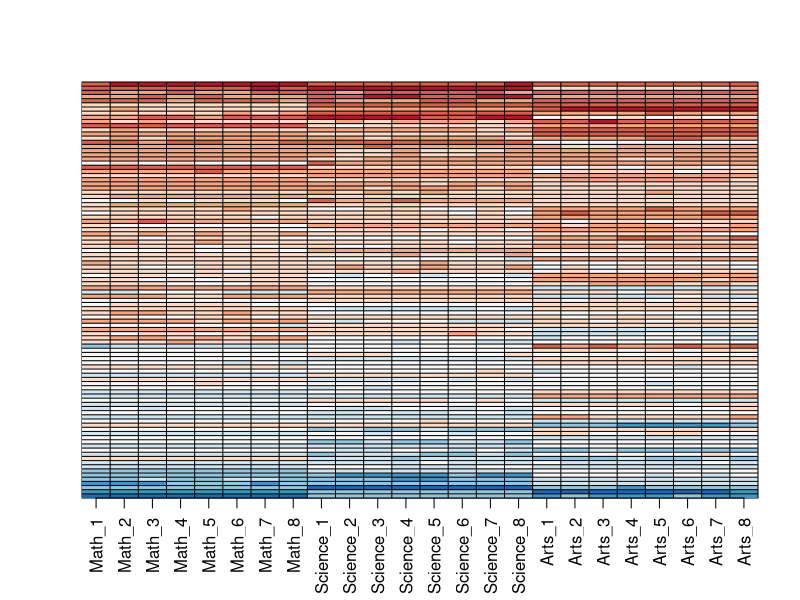
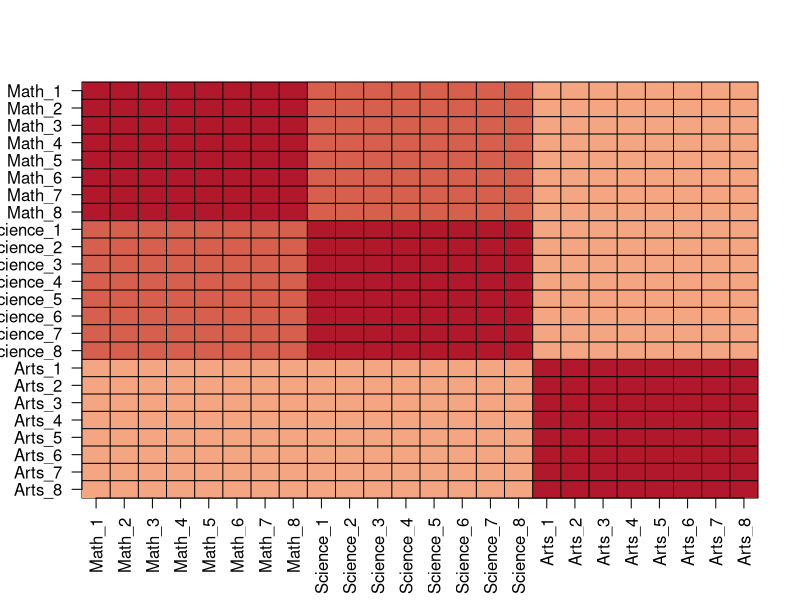
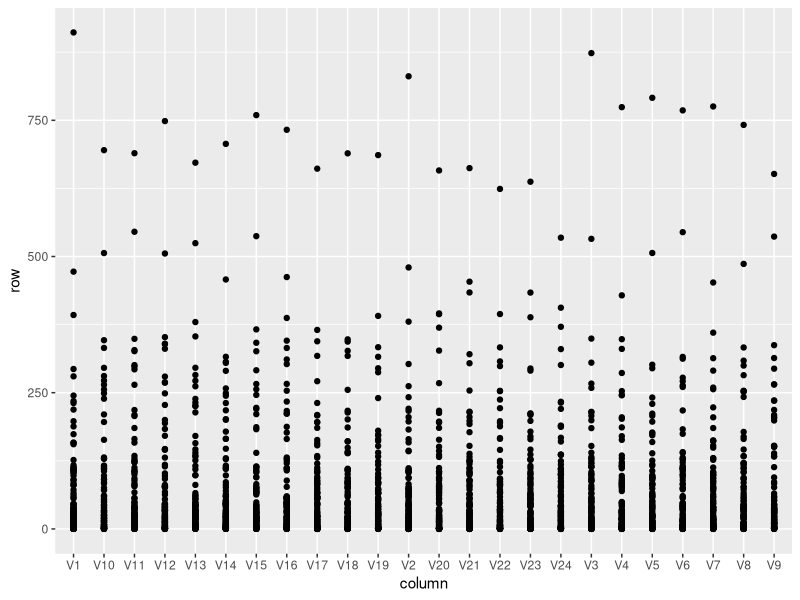
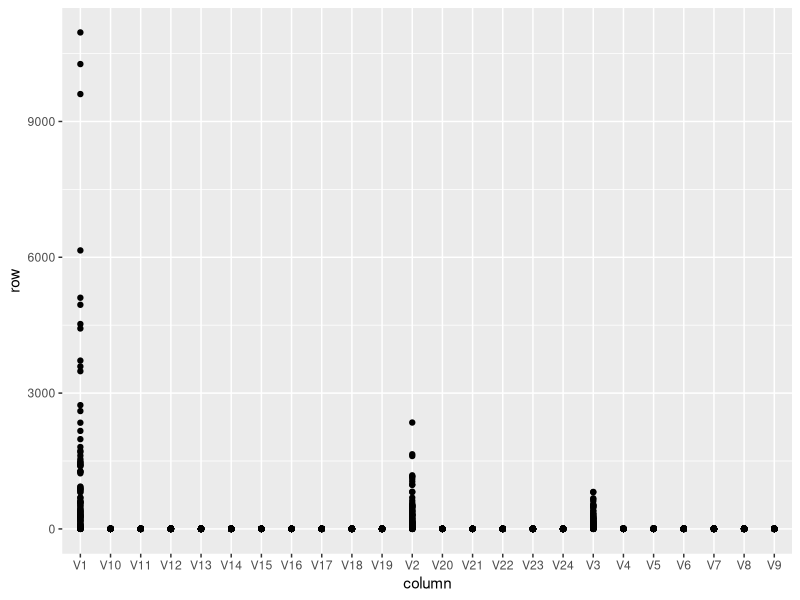
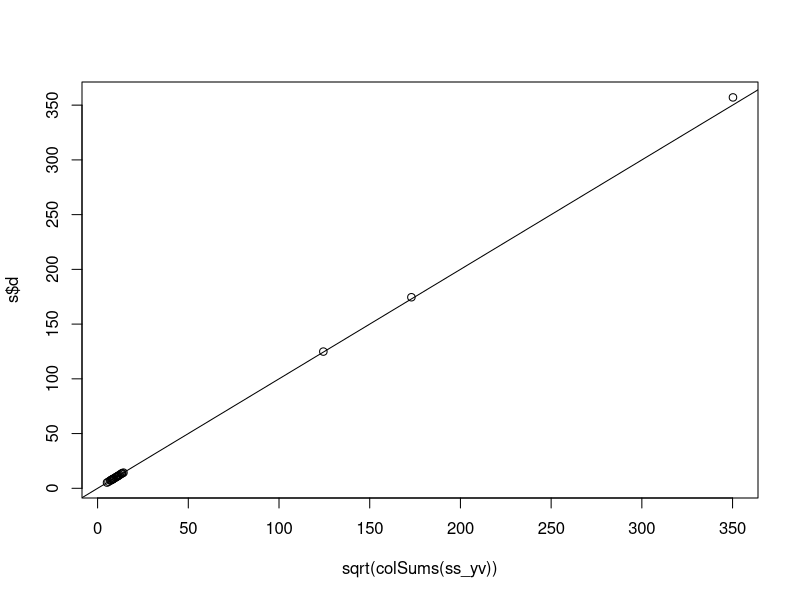
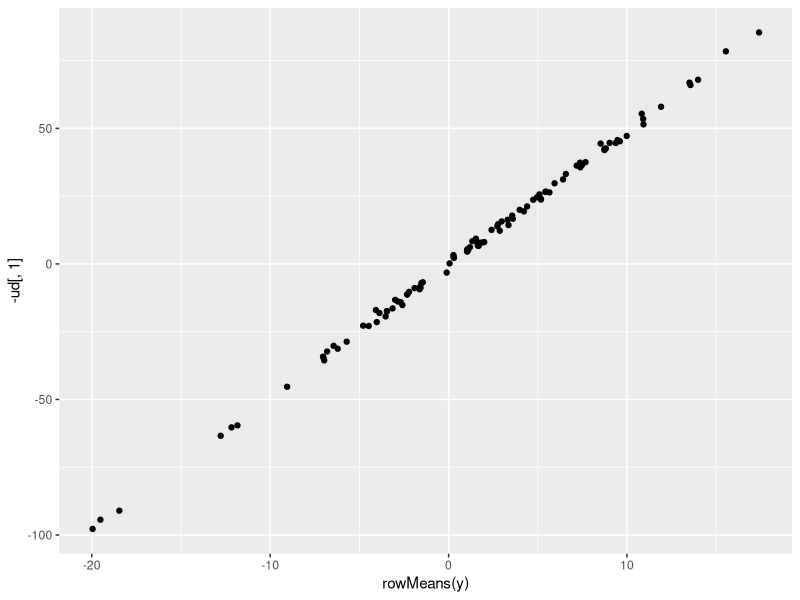
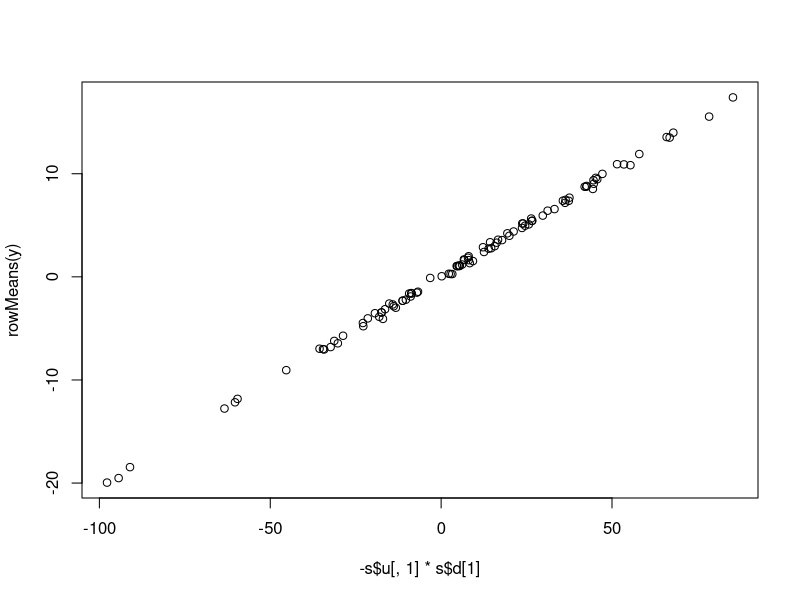
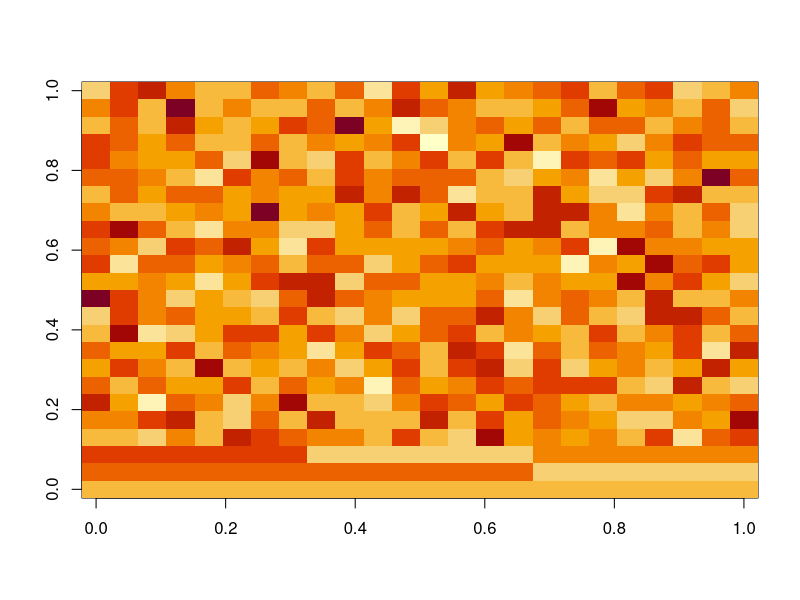

Source code (R) for these figures, in order:
##Comprehension Check: Matrix Factorization

rm(list=ls())
#Simulating the data

set.seed(1987)
n <- 100
k <- 8
Sigma <- 64  * matrix(c(1, .75, .5, .75, 1, .5, .5, .5, 1), 3, 3) 
m <- MASS::mvrnorm(n, mu=rep(0, 3), Sigma) #we use the mvrnorm function produce samples of grades using a multivariate normal distribution
m <- m[order(rowMeans(m), decreasing = TRUE),] #we take the means of each row (average score of each student) and order them in descending order

set.seed(1987)
y <- m %x% matrix(rep(1, k), nrow = 1) + matrix(rnorm(matrix(n*k*3)), n, k*3) 
colnames(y) <- c(paste(rep("Math",k), 1:k, sep="_"),
                 paste(rep("Science",k), 1:k, sep="_"),
                 paste(rep("Arts",k), 1:k, sep="_"))

#--------------------Q1-----------------------
#You can visualize the 24 test scores for the 100 students by plotting an image.

my_image <- function(x, zlim = range(x), ...){
  colors = rev(RColorBrewer::brewer.pal(9, "RdBu"))
  cols <- 1:ncol(x)
  rows <- 1:nrow(x)
  image(cols, rows, t(x[rev(rows),,drop=FALSE]), xaxt = "n", yaxt = "n",
        xlab="", ylab="",  col = colors, zlim = zlim, ...)
  abline(h=rows + 0.5, v = cols + 0.5)
  axis(side = 1, cols, colnames(x), las = 2)
}

my_image(y)

#The students that test well are at the top of the image and there seem to be three groupings by subject.

#--------------------Q2-----------------------
my_image(cor(y), zlim = c(-1,1))
range(cor(y))
axis(side = 2, 1:ncol(y), rev(colnames(y)), las = 2)
  
#--------------------Q3-----------------------
s <- svd(y)
s

dim(y)
##These are the tree matrixes we got from the decomposition

dim(s$u) #this is an orthogonal matrix
dim(diag(s$d)) #this is a diagonal matrix. All the values are non-negative and in descending order
dim(t(s$v)) #this is an orthogonal matrix

#Orthogonality
t(s$u) %*% s$u #this equals the identity matrix

t(s$v) %*% s$v

#You can check that the SVD works by typing:
y_svd <- s$u %*% diag(s$d) %*% t(s$v)
max(abs(y - y_svd)) 

#Compute the sum of squares of the columns of Y and store them in ss_y. Then compute the sum of squares of columns of the 
#transformed YV and store them in ss_yv. Confirm that sum(ss_y) is equal to sum(ss_yv).

#https://www.youtube.com/watch?v=P5mlg91as1c watch this video for an introduction to svd

#What is the value of sum(ss_y) (and also the value of sum(ss_yv))?

##Sum of squares of Y

ss_y <- sapply(1:ncol(y), function(i){
  means <- colMeans(y)
  y <- cbind(y[,i] - means[i])
  print(y^2)
})

colSums(ss_y)

sum(ss_y)

##Sum of squares of YV

yv <- y %*% s$v

ss_yv <- sapply(1:ncol(yv), function(i){
  means <- colMeans(yv)
  yv <- cbind(yv[,i] - means[i])
  print(yv^2)
})

sum(ss_yv)

#--------------------Q4-----------------------
#We see that the total sum of squares is preserved. This is because  𝑉  is orthogonal. Now to start
#understanding how  𝑌𝑉  is useful, plot ss_y against the column number and then do the same for ss_yv.
library(tidyverse)
as.data.frame(ss_y) %>% gather(column, row) %>% 
  ggplot(aes(x=column,y=row)) +
  geom_point()

as.data.frame(ss_yv) %>% gather(column, row) %>% 
  ggplot(aes(x=column,y=row)) +
  geom_point()

#--------------------Q5-----------------------

ud <- s$u %*% diag(s$d)

ss_ud <- sapply(1:ncol(ud), function(i){
  means <- colMeans(ud)
  ud <- cbind(ud[,i] - means[i])
  print(ud^2)
})

colSums(ss_ud) #we know that the sum of squares of the columns of UD are the diagonal entries of D squared
diag(s$d)^2

#What else is equal to YV?
plot(sqrt(colSums(ss_yv)), s$d)
abline(0,1)

#--------------------Q6-----------------------
#So from the above we know that the sum of squares of the columns of Y (the total sum of squares) adds up 
#to the sum of s$d^2 and that the transformation YV gives us columns with sums of squares equal to s$d^2. 
#Now compute the percent of the total variability that is explained by just the first three columns of YV.

sum(ss_yv)
sum(ss_y)
#The two above should be equal to the one below

sum(s$d^2)

yv

#--------------------Q7-----------------------
#Use the sweep function to compute UD without constructing diag(s$d) or using matrix multiplication.

identical(s$u %*% diag(s$d), sweep(s$u, 2, s$d, FUN = "*"))

#--------------------Q8-----------------------
#Compute the average score for each student, plot it against U1 d1,1 and describe what you find.

rowMeans(y) #this is the average score of each student
ud[,1] #is almost identical to the average score for each student except for the sign.

qplot(x=rowMeans(y),y=-ud[,1]) #
plot(-s$u[,1]*s$d[1], rowMeans(y))

#--------------------Q9-----------------------

y %*% s$v[,1]
image(s$v)
my_image(s$v) #The first column is very close to being a constant, which implies that the first column of YV 
#is the sum of the rows of Y multiplied by some constant, and is thus proportional to an average.

##Comprehension Check: Clustering

#--------------------Q1-----------------------
#Load the tissue_gene_expression dataset. Remove the row means and compute the distance between
#each observation. Store the result in d.

library(dslabs)
data("tissue_gene_expression")
d <- dist(tissue_gene_expression$x - rowMeans(tissue_gene_expression$x))

#--------------------Q2-----------------------

#Make a hierarchical clustering plot and add the tissue types as labels.

h <- hclust(d)
plot(h)

#--------------------Q3-----------------------
#Run a k-means clustering on the data with K=7. Make a table comparing the identified clusters 
#to the actual tissue types. Run the algorithm several times to see how the answer changes.

k <- kmeans(tissue_gene_expression$x, centers = 7)
groups <- k$cluster
table(groups, tissue_gene_expression$y)


#--------------------Q4-----------------------
#Select the 50 most variable genes. Make sure the observations show up in the columns, that the predictor are 
#centered, and add a color bar to show the different tissue types. Hint: use the ColSideColors argument to 
#assign colors. Also, use col = RColorBrewer::brewer.pal(11, "RdBu") for a better use of colors.

library(RColorBrewer)
sds <- matrixStats::colSds(tissue_gene_expression$x)
ind <- order(sds, decreasing = TRUE)[1:50]
colors <- brewer.pal(n=7, name="Dark2")[as.numeric(tissue_gene_expression$y)]
heatmap(t(tissue_gene_expression$x[,ind]), col = brewer.pal(11, "RdBu"), scale = "row", ColSideColors = colors)

#brewer.pal function: wrapper of brewer.pal function from RColorBrewer.
#n: Number of different colors in the palette, minimum 3, maximum depending on palette.
#name: A palette name from the lists below.
